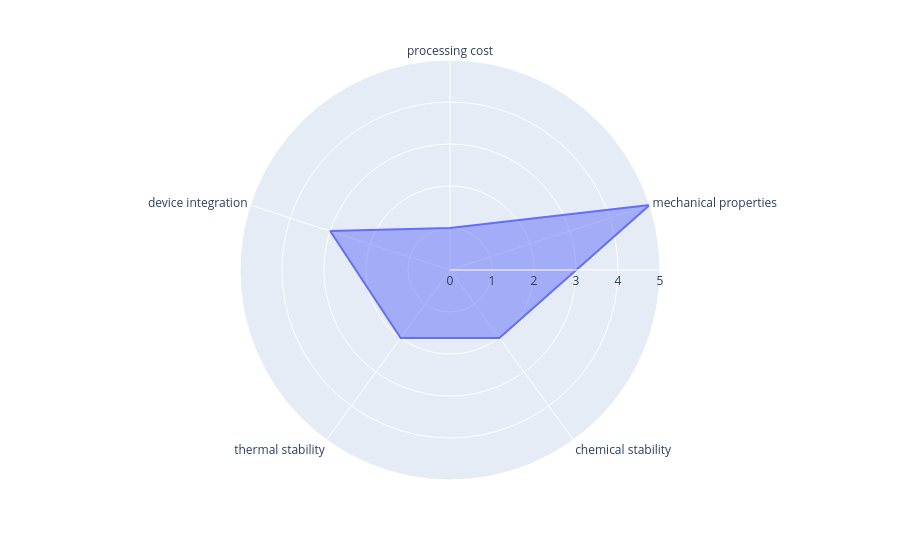

Notebook code cell kept with this figure:
### Code cell
import plotly.express as px
import pandas as pd
df = pd.DataFrame(dict(
    r=[1, 5, 2, 2, 3],
    theta=['processing cost','mechanical properties','chemical stability',
           'thermal stability', 'device integration']))
fig = px.line_polar(df, r='r', theta='theta', line_close=True)
fig.update_traces(fill='toself')
fig.show()

### Figure 1 — Plotly figure (JSON) as saved in the notebook; plotly's stock layout.template omitted (floating-point values rounded to 4 significant figures)
{"data": [{"fill": "toself", "hovertemplate": "r=%{r}<br>theta=%{theta}<extra></extra>", "legendgroup": "", "line": {"color": "#636efa", "dash": "solid"}, "marker": {"symbol": "circle"}, "mode": "lines", "name": "", "r": [1, 5, 2, 2, 3, 1], "showlegend": false, "subplot": "polar", "theta": ["processing cost", "mechanical properties", "chemical stability", "thermal stability", "device integration", "processing cost"], "type": "scatterpolar"}], "layout": {"legend": {"tracegroupgap": 0}, "margin": {"t": 60}, "polar": {"angularaxis": {"direction": "clockwise", "rotation": 90}, "domain": {"x": [0, 1], "y": [0, 1]}}}}
